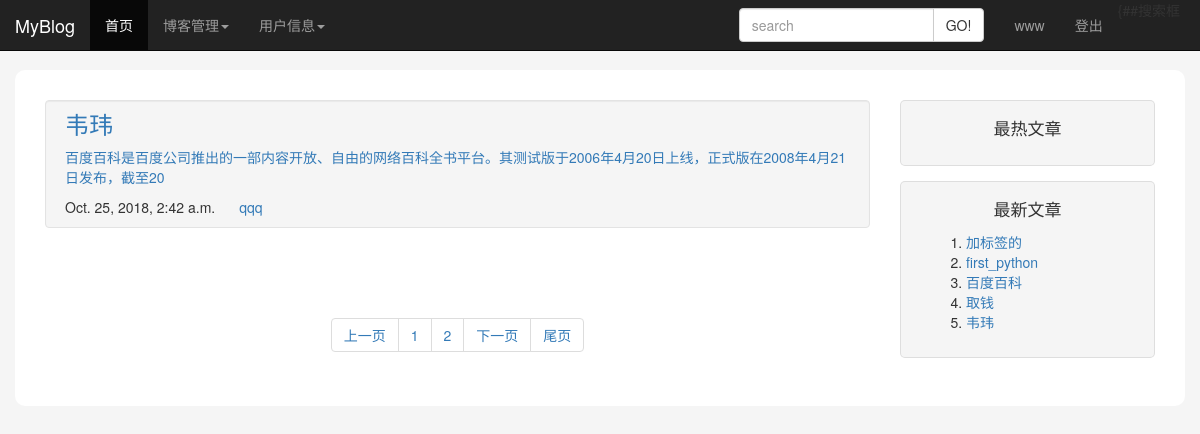
Screenshot of /home/?page=2 (signed in) with the database file from the repository.
### article/models.py (models this page shows, shortened)
class ArticlePost(models.Model):
    author = models.ForeignKey(User, related_name="article", on_delete=models.CASCADE)
    title = models.CharField(max_length=200)
    slug = models.SlugField(max_length=500)
    column = models.ForeignKey(ArticleColumn, related_name="article_column", on_delete=models.CASCADE)
    body = models.TextField()
    created = models.DateTimeField(default=timezone.now())
    updated = models.DateTimeField(auto_now=True)
    users_like = models.ManyToManyField(User, related_name="articles_like", blank=True)
    article_tag = models.ManyToManyField(ArticleTag, related_name="article_tag", blank=True)
    article_collect = models.ManyToManyField(User, related_name="collection_article", blank=True)
    class Meta:
        ordering = ("title",)
        index_together = (('id', 'slug'),)
    def get_url_path(self):
        return reverse("list_article_detail", args=[self.id, self.slug])

### article/list_views.py (the view)
# urls.py: path('home/', list_views.article_titles, name="home"),
def article_titles(request, username=None):
    if username:
        user = User.objects.get(username=username)
        article_title = ArticlePost.objects.filter(author=user)
        try:
            userinfo = user.userinfo
        except:
            userinfo = None
    else:
        article_title = ArticlePost.objects.all()
    article_title_latest = article_title.order_by("-created")[0:5]
    for article_title_hot in article_title:
        r.zincrby("article_ranking", article_title_hot.id, 1)
        article_ranking = r.zrange("article_ranking", 0, -1, desc=True)[0:10]
        article_ranking_ids = [int(id) for id in article_ranking]
        most_viewed = list(ArticlePost.objects.filter(id__in=article_ranking_ids))
        most_viewed.sort(key=lambda x:article_ranking_ids.index(x.id))
    paginator = Paginator(article_title, 7)
    page = request.GET.get('page')
    try:
        current_page = paginator.page(page)
        articles = current_page.object_list
    except PageNotAnInteger:
        current_page = paginator.page(1)
        articles = current_page.object_list
    except EmptyPage:
        current_page = paginator.page(paginator.num_pages)
        articles = current_page.object_list
    if username:
        return render(request, "article/list/author_articles.html", {"articles": articles, "page": current_page, "userinfo": userinfo, "user_user": user, "most_viewed": most_viewed, "article_title_latest": article_title_latest})
    return render(request, "home.html", {"articles": articles, "page": current_page, "most_viewed": most_viewed, "article_title_latest": article_title_latest})

### templates/home.html (shortened to what this page needs)
{% extends "base.html" %}
{% load staticfiles %}
{% block content %}
<div class="container column-bg" style="padding-top: 30px;">
    <div class="col-md-9">
        {% for article in articles %}
        <div class="media well" style="padding-top: 10px;padding-bottom: 10px;">
            <div class="media-body">
                <a href="{{ article.get_url_path }}"><h3 class="media-heading">{{ article.title }}</h3></a>
                <p><a href="{{ article.get_url_path }}">{{ article.body|slice:'70'|linebreaks }}</a></p>
                <div>
                    <span>{{ article.created }}</span>
                    <a href="{% url 'list_article_title' article.author.username %}"><span style="margin-left: 20px;">{{ article.author }}</span></a>
                </div>
            </div>
        </div>
        {% endfor %}
        {% if articles %}
            <div class="col-md-12 column text-center" style="margin-top: 50px;">
                <ul class="pagination">
                    {% if page.has_previous %}
                        <li><a href="?page={{ page.previous_page_number }}">上一页</a></li>
                    {% else %}
                        <li><a href="#">上一页</a></li>
                    {% endif %}
                    {% if page.paginator.num_pages >= 2 %}
                        <li><a href="?page=1">1</a></li>
                        <li><a href="?page=2">2</a></li>
                    {% else %}
                        <li><a href="?page=1">1</a></li>
                    {% endif %}
                    {% if page.has_next %}
                        <li><a href="?page={{ page.next_page_number }}">下一页</a></li>
                    {% else %}
                        <li><a href="#">下一页</a></li>
                    {% endif %}
                    <li>
                        <a href="?page={{ page.paginator.num_pages }}">尾页</a>
                    </li>
                </ul>
            </div>
            {% endif %}
    </div>
    <div class="col-md-3">
        <div style="background-color: whitesmoke;border: 1px solid rgba(169,169,169,0.3);border-radius: 5px;padding: 15px 25px 15px 25px;">
            <p class="text-center" style="font-size: 17px;">最热文章</p>
        </div>
        <div style="margin-top:15px;background-color: whitesmoke;border: 1px solid rgba(169,169,169,0.3);border-radius: 5px;padding: 15px 25px 15px 25px;">
            <p class="text-center" style="font-size: 17px;">最新文章</p>
            <div>
            <ol>
                {% for article_latest in article_title_latest %}
                    <li><a href="{{ article_latest.get_url_path }}">{{ article_latest.title }}</a> </li>
                {% endfor %}
            </ol>
            </div>
        </div>
    </div>
</div>
{% endblock %}

### templates/header.html (shortened to what this page needs)
{% load staticfiles %}
<div class="container-fluid">
    <nav class="navbar navbar-inverse navbar-fixed-top">
			<div class="navbar-header navbar-left"><a href="#" class="navbar-brand">MyBlog</a></div>
			<ul class="nav navbar-nav">
				<li class="active"><a href="{% url 'home' %}">首页</a></li>
				<li class="dropdown">
							 <a href="#" class="dropdown-toggle" data-toggle="dropdown">博客管理<strong class="caret"></strong></a>
						</li>
                <li class="dropdown">
							 <a href="#" class="dropdown-toggle" data-toggle="dropdown">用户信息<strong class="caret"></strong></a>
						</li>
			</ul>
            <div class="profile navbar-right" style="margin-right: 20px;">
                <form action="{% url 'haystack_search' %}" method="get" class="navbar-form navbar-left">{% csrf_token %}
                    <div class="input-group">
                        <input type="text" placeholder="search" class="form-control" name="q" />
                    <span class="input-group-btn"><input type="submit" class="btn btn-default" value="GO!"></span>
                    </div>
			    </form>
                <ul class="nav navbar-nav">
                {% if user.is_authenticated %}
                    <li><a href="">{{ user.username }}</a> </li>
                    <li><a href="{% url 'user_logout' %}">登出</a> </li>
                    {% else %}
                    <li><a href="{% url 'user_login' %}">登录</a> </li>
                    <li><a href="{% url 'user_register' %}">注册</a> </li>
                </ul>
                {% endif %}
            </div>
	</nav>
</div>

### static/css/bg.css (style rules this page uses)
.column-bg { padding: 0 30px 30px; background-color: #fff; border-radius: 10px; }

### rows the page displays
ArticlePost: title "韦玮", created "Oct. 25, 2018, 2:42 a.m.", author "qqq"
ArticlePost: title "加标签的"
ArticlePost: title "first_python"
ArticlePost: title "百度百科"
ArticlePost: title "取钱"

### other values shown
{{ user.username }} "www"
